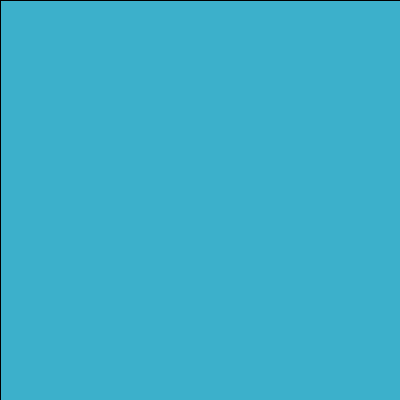
Frame 1 (no input)
Frame 60 (the mouse pressed at the canvas centre just before this capture): identical to frame 1, image omitted
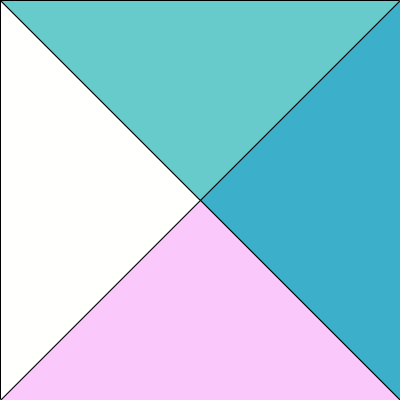
Frame 120 (the mouse held since frame 60 and released just before this capture)

The Processing sketch that drew these frames (run headless with seeded random() and noise(); from frame 60 on, the mouse is pressed at the canvas centre):

// Processing sketch: processing_130411
// ── processing_130411.pde

//homewor 4.1 Lauren Ruoff copyright 2014 lruoff

float x, y;
float r, g, b;
boolean down;
boolean boolrect;

void setup(){
  
  size (400, 400);
  background(255);
  frameRate(10);
  r = 255; 
  down = true;
  boolrect = true; 
}

void draw() {
  
  x = mouseX;
  y = mouseY;

////top left
   fill(r, 255, 254);
     if(!boolrect){
       triangle(0, 0, x, y, 0, 400);
       }
     else{
       rect(0, 0, x, y);
       }
 
///top right 
   fill(103, 203, 203);
     if(!boolrect){
       triangle(0, 0, x, y, 400, 0);
     }
     else{
       rect(x, 0, 400, y);
       }
 
 ///bottom right
     fill(60, 176, 203);
       if(!boolrect){
         triangle(400, 0, x, y, 400, 400);
       }
       else{
         rect(x, y, 400, 400);
       }

///bottom left   
     fill(250, 200, 250);
       if(!boolrect){
         triangle(400, 400, x, y, 0, 400);
       }
       else{
          rect(0, y, x, 400);
       }
 
//triangle color change  
  if (keyPressed == true) {
    if (r < 0 && down) {
      down = false;
    }  
     if (r > 255 && !down) {
       down = true;
     }
    
    if (down){
      r = r-10;
    }
    else {
      r = r+10;
    }  
  }

//rectangles instead
  if (mousePressed) {
     boolrect = !boolrect;
  } 

}
